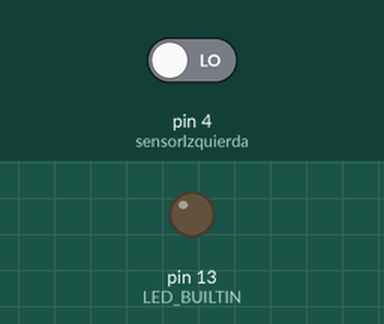
The sketch below on a simulated Arduino Uno, built with avr-gcc and run on an emulated ATmega328P. On the bench: output pins drawn as LEDs (lit = HIGH). Inputs (shaded band) come from the test bench; at power-on: pin 4 (sensorIzquierda) LOW.

Above: at 1.2 s.
1.3 s: pin 4 (sensorIzquierda) driven HIGH
At 2.2 s:
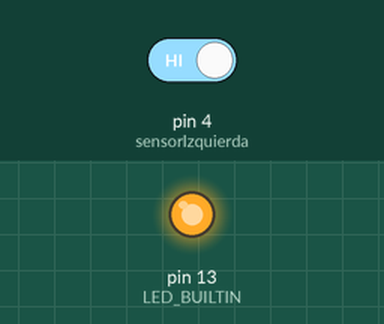
2.8 s: pin 4 (sensorIzquierda) driven LOW
At 3.4 s:
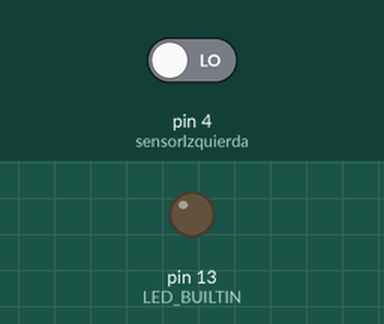
Timing chart, 0 to 5.8 s (numbered marks = the images above; inputs shaded):
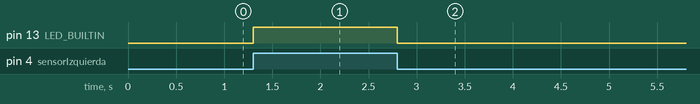

Measured:
- after the input at 1.3 s, pin 13 (LED_BUILTIN): LOW → HIGH at once
- after the input at 2.8 s, pin 13 (LED_BUILTIN): HIGH → LOW at once

The sketch:

prueba_infrarrojos.ino
```cpp
// Definicion de cada uno de los pines a los que se conectan los sensores infrarrojos
const int sensorDerecha = 2;
const int sensorCentro = 3;
const int sensorIzquierda = 4;

void setup()
{
  pinMode(sensorCentro, INPUT);
  pinMode(sensorDerecha, INPUT);
  pinMode(sensorIzquierda, INPUT);
  pinMode(LED_BUILTIN, OUTPUT);
}

void loop()
{
  int value = 0; // Variable para alamacenar el valor de la lectura
  value = digitalRead(sensorIzquierda);  //Lectura digital de pin

  if (value == HIGH)
  {
    digitalWrite(LED_BUILTIN, HIGH);
  }
  else
  {
    digitalWrite(LED_BUILTIN, LOW);
  }
}
```
